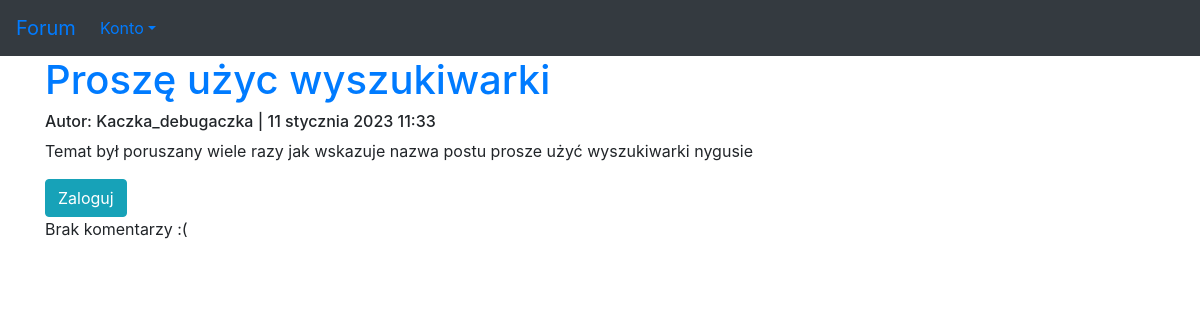
The app's page /15, older data.
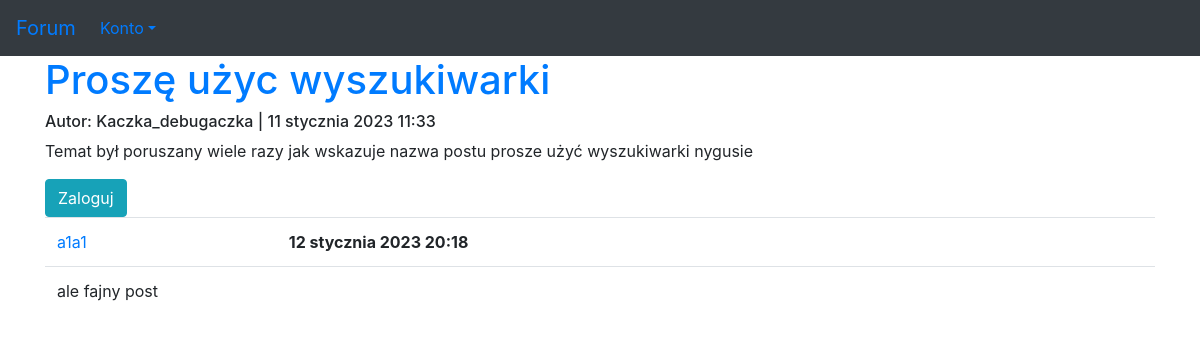
The same page, newer data.
### forum/models.py (models this page shows, shortened)
class Answer(models.Model):
    post = models.ForeignKey(Post, on_delete=models.CASCADE, related_name='answers')
    author = models.ForeignKey(User, on_delete=models.CASCADE)
    text = models.TextField()
    published_date = models.DateTimeField(default=timezone.now)
    class Meta:
        verbose_name_plural = "answers"

### forum/views.py (the view)
# urls.py: path('<int:pk>', views.post_detail, name='post'),
def post_detail(request, pk):
    post = get_object_or_404(Post, pk=pk)
    return render(request, 'forum/post.html', {'post': post})

### forum/templates/forum/post.html (shortened to what this page needs)
{% extends 'szablon.html' %}
{% block naglowek %}
        <a href="{% url 'forum:post' pk=post.pk %}">{{ post.title }}</a>
        <h6>Autor: {{ post.author }} | {{ post.published_date }}</h6>
        <p>{{ post.description|linebreaksbr }}</p>
{% endblock naglowek %}
{% block tresc %}
        {% if user.is_authenticated %}
            <a class="btn btn-default" href="{% url 'forum:add_answer' pk=post.pk %}">Dodaj komentarz</a>
        {% else %}
            <a href="{% url 'users:loguj' %}" class="btn btn-info" role="button">Zaloguj</a>
        {% endif %}
        {% for answer in post.answers.all %}
            <table class="table">
            <tr class="info">
                <td><a href="{% url 'users:index' pk=answer.author.id %}">{{ answer.author }}</a></td>
            <td><strong>{{ answer.published_date }}</strong></td>
            </tr>
            <tr class="info">
            <td colspan="2">{{ answer.text|linebreaks }}</td>
            </tr></table>
            {% empty %}
            <p>Brak komentarzy :(</p>
        {% endfor %}
{% endblock tresc %}

Row changes from the older to the newer data that the page shows:
added Answer: author "a1a1", published_date "12 stycznia 2023 20:18", text "ale fajny post"
Text that changed along with them:
text no longer shown: "Brak komentarzy :("
